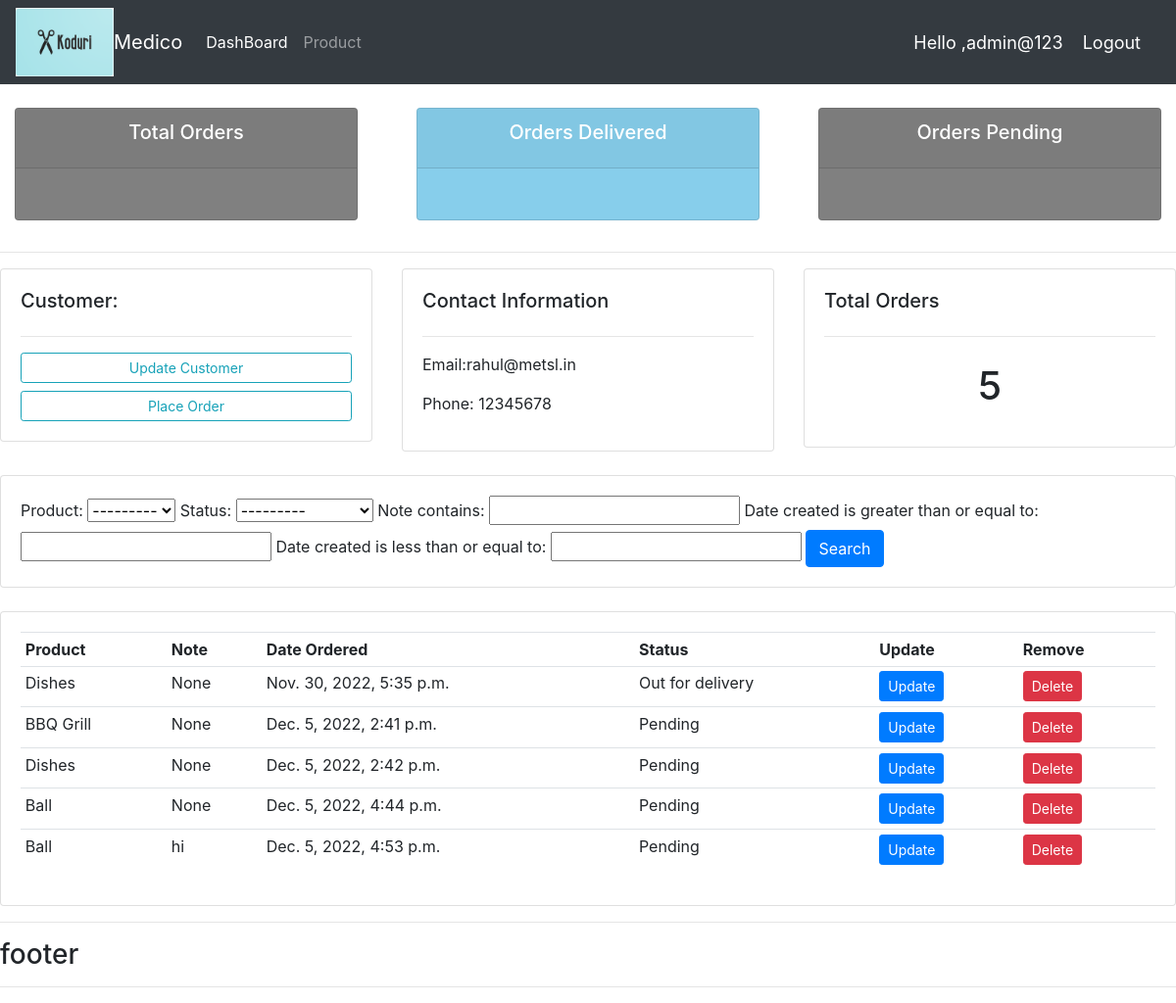
Screenshot of /customer/1/ (signed in) with the database file from the repository.
### accounts/models.py (models this page shows, shortened)
class Customer(models.Model):
    user = models.OneToOneField(User, blank=True, null=True, on_delete=models.CASCADE)
    name = models.CharField(max_length=250, null=True)
    phone = models.CharField(max_length=250, null=True)
    email = models.CharField(max_length=250, null=True)
    profile_pic = models.ImageField(default="image_boy.png", null=True, blank=True)
    date_created = models.DateTimeField(auto_now_add=True, null=True)

class Order(models.Model):
    STATUS = (
        ('Pending', 'Pending'),
        ('Out for delivery', 'Out for delivery'),
        ('Delivery', 'Delivery'),
    )
    customer = models.ForeignKey(Customer, null=True, on_delete=models.SET_NULL)
    product = models.ForeignKey(Product, null=True, on_delete=models.SET_NULL)
    date_created = models.DateTimeField(auto_now_add=True, null=True)
    status = models.CharField(max_length=250, null=True, choices=STATUS)
    note = models.CharField(max_length=1000, null=True)

class Product(models.Model):
    Category = (
        ('Indoor', 'Indoor'),
        ('Out Door', 'Out Door'),
    )
    name = models.CharField(max_length=250, null=True)
    price = models.FloatField(null=True)
    category = models.CharField(max_length=250, null=True, choices=Category)
    description = models.CharField(max_length=250, null=True)
    date_created = models.DateTimeField(auto_now_add=True, null=True)
    tags = models.ManyToManyField(Tag)
    def __str__(self):
        return self.name

### accounts/decorators.py (the view)
        def wrapper_func(request, *args, **kwargs):
            group = None
            if request.user.groups.exists():
                group = request.user.groups.all()[0].name
            if group in allowed_roles:
                return view_func(request, *args, **kwargs)
            else:
                return HttpResponse('You are not authorized to this page')

### accounts/views.py (called while the page is built)
@login_required(login_url='login')
@allowed_users(allowed_roles=['admin'])
def customer(request, pk_test):
    customer = Customer.objects.get(id=pk_test)
    orders = customer.order_set.all()
    order_count = orders.count()
    myFilter = OrderFilter(request.GET, queryset=orders)
    orders = myFilter.qs
    context = {
        'customer': customer,
        'orders': orders,
        'order_count': order_count,
        'myFilter': myFilter,
    }
    return render(request, 'accounts/customer.html', context)

### accounts/templates/accounts/customer.html
{% extends 'accounts/main.html' %}
{% block content %}
<div class="row">
	<div class="col-md">
		<div class="card card-body">
			<h5>Customer:</h5>
			<hr>
			<a class="btn btn-outline-info  btn-sm btn-block" href="">Update Customer</a>
			<a class="btn btn-outline-info  btn-sm btn-block" href="{% url 'create_order' customer.id %}">Place Order</a>
		</div>
	</div>
	<div class="col-md">
		<div class="card card-body">
			<h5>Contact Information</h5>
			<hr>
			<p>Email:{{customer.email}} </p>
			<p>Phone: {{customer.phone}}</p>
		</div>
	</div>
	<div class="col-md">
		<div class="card card-body">
			<h5>Total Orders</h5>
			<hr>
			<h1 style="text-align: center;padding: 10px">{{order_count}}</h1>
		</div>
	</div>
</div>
<br>
<div class="row">
	<div class="col">
		<div class="card card-body">
			<form method="get">
				{{myFilter.form}}
		    <button class="btn btn-primary" type="submit">Search</button>
		  </form>
		</div>
	</div>
</div>
<br>
<div class="row">
	<div class="col-md">
		<div class="card card-body">
			<table class="table table-sm">
				<tr>
					<th>Product</th>
					<th>Note</th>
					<th>Date Ordered</th>
					<th>Status</th>
					<th>Update</th>
					<th>Remove</th>
				</tr>
				{% for order in orders %}
                    <tr>
                       <td>{{order.product}}</td>
                       <td>{{order.note}}</td>
                       <td>{{order.date_created}}</td>
                       <td>{{order.status}}</td>
                       <td><a class="btn btn-sm btn-primary " href="{% url 'update_order' order.id %}">Update</a></td>
                       <td><a class="btn btn-sm btn-danger "  href="{% url 'delete_order' order.id %}">Delete</a></td>
                    </tr>
                    {% endfor %}
			</table>
		</div>
	</div>
</div>
{% endblock %}

### accounts/templates/accounts/main.html (shortened to what this page needs)
<!DOCTYPE html>
<html lang="en">
<head>
    {% load static %}
    <link rel="stylesheet" href="https://stackpath.bootstrapcdn.com/bootstrap/4.3.1/css/bootstrap.min.css">
    <link rel="stylesheet" href="https://cdn.jsdelivr.net/npm/bootstrap@4.4.1/dist/css/bootstrap.min.css">
    <link rel="stylesheet" type="text/css" href="{% static '/css/main.css'%}">
</head>
<body>
{% include 'accounts/navbar.html'%}
{% include 'accounts/status.html'%}
<hr>
{% block content %}
{% endblock %}
<hr>
<h3>footer</h3>
<hr>
</body>
</html>

### accounts/templates/accounts/navbar.html (shortened to what this page needs)
{% load static %}
<nav class="navbar navbar-expand-lg navbar-dark bg-dark">
  <img src="{% static '/images/koduri_cutting_.png' %}" alt="image" height="70"width="100">
  <a class="navbar-brand" href="#">Medico</a>
  <div class="collapse navbar-collapse" id="navbarNavAltMarkup">
    <div class="navbar-nav">
      {% if request.user.is_staff %}
      <a class="nav-item nav-link active" href="{% url 'home'%}">DashBoard</a>
      <a class="nav-item nav-link" href="{% url 'products'%}">Product</a>
      {% else %}
        <li class="nav-item nav-link active">
        <a href="{% url 'settings' %}">setting</a>
        </li>
      {% endif %}
    </div>
  </div>
  <span class="hello-msg">Hello ,{{request.user}}</span>
  <span><a class="hello-msg" href="{% url 'logout' %}">Logout</a></span>
</nav>

### accounts/templates/accounts/status.html (shortened to what this page needs)
<br>
<div class="row">
	<div class="col">
		<div class="col-md">
			<div class="card text-center text-white  mb-3" id="total-orders">
			  	<div class="card-header">
			  		<h5 class="card-title">Total Orders</h5>
			  	</div>
			  	<div class="card-body">
			  	</div>
			</div>
		</div>
	</div>
	<div class="col">
		<div class="col-md">
			<div class="card text-center text-white  mb-3" id="orders-delivered">
			  	<div class="card-header">
			  		<h5 class="card-title">Orders Delivered</h5>
			  	</div>
			  	<div class="card-body">
			  	</div>
			</div>
		</div>
	</div>
	<div class="col">
		<div class="col-md">
			<div class="card text-center text-white  mb-3" id="orders-pending">
			  	<div class="card-header">
			  		<h5 class="card-title">Orders Pending</h5>
			  	</div>
			  	<div class="card-body">
			  	</div>
			</div>
		</div>
	</div>
</div>

### accounts/static/css/main.css (style rules this page uses)
#total-orders { background-color:grey; }
#orders-delivered { background-color:skyblue; }
#orders-pending { background-color:grey; }

### accounts/templates/accounts/navbar.html (style rules this page uses)
.hello-msg { font-size:18px; color:#fff; margin-right:20px; }

### rows the page displays
Customer: email "rahul@metsl.in", phone "12345678"
Order: product "Dishes", note "None", date_created "Nov. 30, 2022, 5:35 p.m.", status "Out for delivery"
Order: product "BBQ Grill", note "None", date_created "Dec. 5, 2022, 2:41 p.m.", status "Pending"
Order: product "Dishes", note "None", date_created "Dec. 5, 2022, 2:42 p.m.", status "Pending"
Order: product "Ball", note "None", date_created "Dec. 5, 2022, 4:44 p.m.", status "Pending"
Order: product "Ball", note "hi", date_created "Dec. 5, 2022, 4:53 p.m.", status "Pending"

### other values shown
{{ request.user }} "admin@123"
{{ order_count }} "5"
